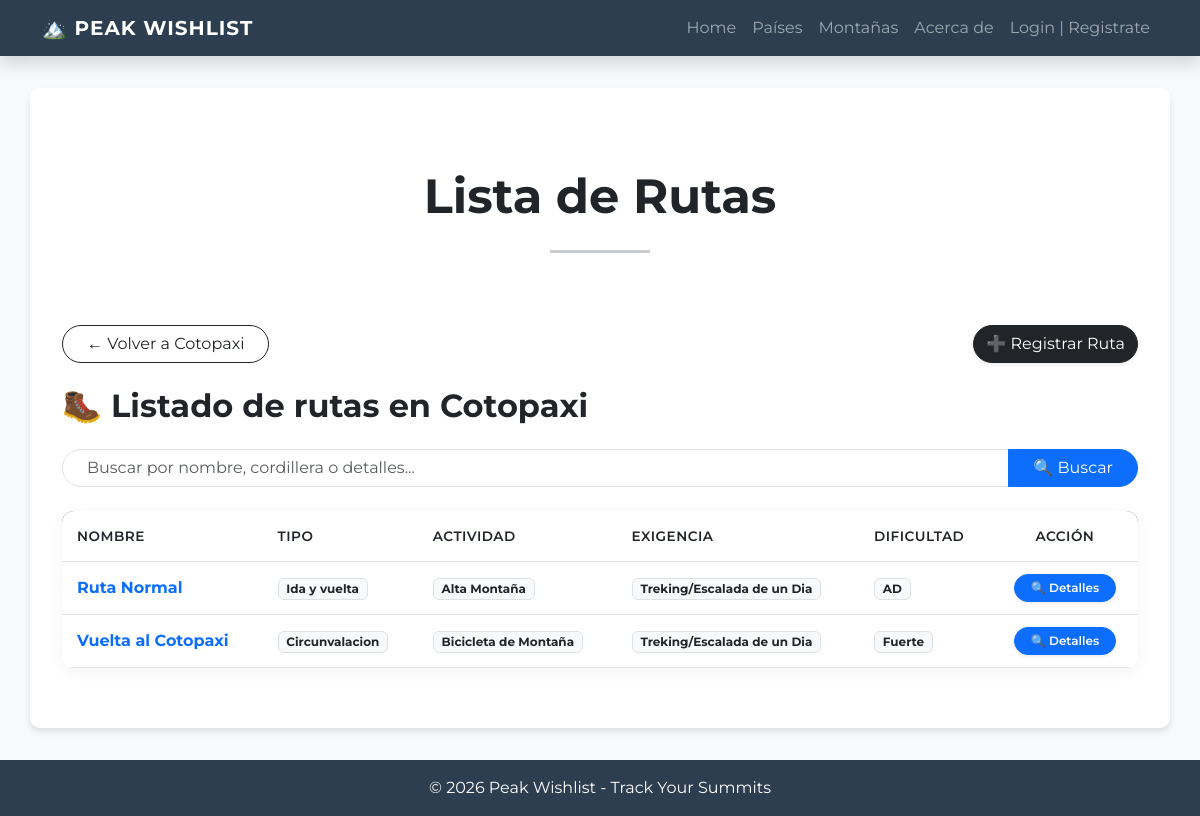
The app's page /montana/rutas/8/ with its own data.
### peak_wishlist/models.py (models this page shows, shortened)
class Ruta(models.Model):
    class DificultadEscalada(models.TextChoices):
        R_56_4C_TRAD = "5.6 - 4c - Trad", "5.6 - 4c - Trad"
        R_56_4C_SPORT = "5.6 - 4c - Sport", "5.6 - 4c - Sport"
        R_57_5A_TRAD = "5.7 - 5a - Trad", "5.7 - 5a - Trad"
        R_57_5A_SPORT = "5.7 - 5a - Sport", "5.7 - 5a - Sport"
        R_58_5B_TRAD = "5.8 - 5b - Trad", "5.8 - 5b - Trad"
        R_58_5B_SPORT = "5.8 - 5b - Sport", "5.8 - 5b - Sport"
        R_59_5C_TRAD = "5.9 - 5c - Trad", "5.9 - 5c - Trad"
        R_59_5C_SPORT = "5.9 - 5c - Sport", "5.9 - 5c - Sport"
        R_510A_6A_TRAD = "5.10a - 6a - Trad", "5.10a - 6a - Trad"
        R_510A_6A_SPORT = "5.10a - 6a - Sport", "5.10a - 6a - Sport"
        R_510B_6A1_TRAD = "5.10b - 6a+ - Trad", "5.10b - 6a+ - Trad"
        R_510B_6A1_SPORT = "5.10b - 6a+ - Sport", "5.10b - 6a+ - Sport"
        R_510C_6B_TRAD = "5.10c - 6b - Trad", "5.10c - 6b - Trad"
        R_510C_6B_SPORT = "5.10c - 6b - Sport", "5.10c - 6b - Sport"
        R_510D_6B1_TRAD = "5.10d - 6b+ - Trad", "5.10d - 6b+ - Trad"
        R_510D_6B1_SPORT = "5.10d - 6b+ - Sport", "5.10d - 6b+ - Sport"
        R_511A_6C_TRAD = "5.11a - 6c - Trad", "5.11a - 6c - Trad"
        R_511A_6C_SPORT = "5.11a - 6c - Sport", "5.11a - 6c - Sport"
        R_511B_6C1_TRAD = "5.11b - 6c+ - Trad", "5.11b - 6c+ - Trad"
        R_511B_6C1_SPORT = "5.11b - 6c+ - Sport", "5.11b - 6c+ - Sport"
        R_511C_7A_TRAD = "5.11c - 7a - Trad", "5.11c - 7a - Trad"
        R_511C_7A_SPORT = "5.11c - 7a - Sport", "5.11c - 7a - Sport"
        R_511D_7A1_TRAD = "5.11d - 7a+ - Trad", "5.11d - 7a+ - Trad"
        R_511D_7A1_SPORT = "5.11d - 7a+ - Sport", "5.11d - 7a+ - Sport"
        R_512A_7B_TRAD = "5.12a - 7b - Trad", "5.12a - 7b - Trad"
        R_512A_7B_SPORT = "5.12a - 7b - Sport", "5.12a - 7b - Sport"
        R_512B_7B1_TRAD = "5.12b - 7b+ - Trad", "5.12b - 7b+ - Trad"
        R_513A_8A_SPORT = "5.13a - 8a - Sport", "5.13a - 8a - Sport"
        R_514A_8C_SPORT = "5.14a - 8c - Sport", "5.14a - 8c - Sport"
        R_515A_9B_SPORT = "5.15a - 9b - Sport", "5.15a - 9b - Sport"
    class DificultadAltaMontana(models.TextChoices):
        F = "F, I/II, 30°", "F, I/II, 30°"
        PD_MINUS = "PD-, II, 35°", "PD-, II, 35°"
        PD = "PD, II+, 40°", "PD, II+, 40°"
        PD_PLUS = "PD+, III, 45°", "PD+, III, 45°"
        AD_MINUS = "AD-, III+, 45°", "AD-, III+, 45°"
        AD = "AD, IV, 50°", "AD, IV, 50°"
        AD_PLUS = "AD+, IV+, 55°", "AD+, IV+, 55°"
        D_MINUS = "D-, V-, 60°", "D-, V-, 60°"
        D = "D, V, 65°", "D, V, 65°"
        D_PLUS = "D+, V+, 70°", "D+, V+, 70°"
        TD_MINUS = "TD-, VI-, 75°", "TD-, VI-, 75°"
        TD = "TD, VI, 80°", "TD, VI, 80°"
        TD_PLUS = "TD+, VI+, 85°", "TD+, VI+, 85°"
        ED1 = "ED1, VII, 90°", "ED1, VII, 90°"
        ED2 = "ED2, VII+, 90°", "ED2, VII+, 90°"
        ED3 = "ED3, VIII, 90°+", "ED3, VIII, 90°+"
        ED4 = "ED4, VIII+, 90°/100°", "ED4, VIII+, 90°/100°"
    class DificultadSenderismo(models.TextChoices):
        T1 = "T1, Senderismo", "T1, Senderismo"
        T2 = "T2, Senderismo de montaña", "T2, Senderismo de montaña"
        T3 = "T3, Senderismo de montaña exigente", "T3, Senderismo de montaña exigente"
        T4 = "T4, Senderismo alpino", "T4, Senderismo alpino"
        T5 = "T5, Senderismo alpino exigente", "T5, Senderismo alpino exigente"
        T6 = "T6, Senderismo alpino difícil", "T6, Senderismo alpino difícil"
    class DificultadMTB(models.TextChoices):
        S0 = "S0, Muy fácil", "S0, Muy fácil"
        S1 = "S1, Fácil", "S1, Fácil"
        S2 = "S2, Moderada", "S2, Moderada"
        S3 = "S3, Difícil", "S3, Difícil"
        S4 = "S4, Muy difícil", "S4, Muy difícil"
        S5 = "S5, Extrema", "S5, Extrema"
    class TipoActividad(models.TextChoices):
        ALTA_MONTANA = 'Alta Montaña'
        ESCALADA_EN_ROCA = 'Escalada'
        TREKKING = 'Trekking'
        MTB = 'Bicicleta de Montaña'
    class TipoTrayecto(models.TextChoices):
        IDA_Y_VUELTA = 'Ida y vuelta'
        Circuito = 'Circuito'
        Travesia = 'Travesia'
        Circunvalacion = 'Circunvalacion'
    class ExigenciaFisica(models.TextChoices):
        UN_DIA_E = 'Treking/escalada de un Dia'
        DOS_DIAS = 'Trekking/escalada de Fin de Semana'
        VARIOS_DIAS = 'Varios Dias en Montaña'
        GRAN_RECORRIDO = 'Gran Recorrido'
        RECORRIDO_LOCAL = 'Recorrido Local'
    class UnidadTiempo(models.TextChoices):
        DIAS = 'Dias'
        HORAS = 'Horas'
    nombre = models.CharField(max_length= 50, null=False, blank=False, default="Ruta Normal")
    actividad = models.CharField(max_length=30, choices=TipoActividad.choices, null=False, blank=False)
    tipo_trayecto = models.CharField(max_length=20, choices=TipoTrayecto.choices, null=False, blank=False)
    exigencia = models.CharField(max_length=50, choices=ExigenciaFisica.choices, null=False, blank=False)
    distancia = models.DecimalField(max_digits=7, decimal_places=2, null=False, blank=False)
    desnivel_positivo = models.DecimalField(max_digits=7, decimal_places=2, null=False, blank=False)
    informacion_general = models.TextField(max_length=250, null=True, blank=True)
    gps_trakking = models.URLField(max_length=100, null=False, blank=False)
    montana = models.ForeignKey(Montana, null=False, blank= False, on_delete=models.CASCADE, verbose_name="montaña")
    equipo_sugerido = models.TextField(max_length=250, null=False, blank=False)
    tiempo_estimado = models.IntegerField(null=False, blank= False)
    unidad_tiempo_estimado = models.CharField(choices=UnidadTiempo.choices, blank=False, null=False)
    dificultad_tecnica = models.CharField(max_length=50, null=False, blank=False)
    observaciones = models.TextField(max_length=200, null=True, blank=True)
    indicaciones_inicio_ruta = models.TextField(max_length=200, null=True, blank=True)

### peak_wishlist/views/ruta.py (the view)
@method_decorator(login_not_required, name='dispatch')
class RutaList(ListView):
    model = Ruta
    template_name = "peak_wishlist/rutas.html"
    context_object_name = "rutas"
    paginate_by = 10
    def get_queryset(self) -> QuerySet[Any]:
        montana_id = self.kwargs.get("montana_id")
        if montana_id:
            self.montana = get_object_or_404(Montana, id=montana_id)
            queryset = Ruta.objects.filter(montana=self.montana).order_by("nombre")
        else:
            self.montana = None
            queryset = Ruta.objects.all().order_by("nombre")
        query = self.request.GET.get("q")
        if query:
            queryset = queryset.filter(Q(nombre__icontains=query))
        return queryset
    def get_context_data(self, **kwargs: Any) -> dict[str, Any]:
        context = super().get_context_data(**kwargs)
        if self.montana:
            context["extension_titulo"] = f"en {self.montana.nombre}"
            context["url_volver"] = reverse_lazy(
                "peak_wishlist:montana_detail",
                kwargs={"pk": self.montana.pk},
            )
            context["volver_label"] = f"Volver a {self.montana.nombre}"
        else:
            context["extension_titulo"] = ""
            context["url_volver"] = reverse_lazy("peak_wishlist:index")
            context["volver_label"] = "Volver al inicio"
        return context

### peak_wishlist/templates/peak_wishlist/rutas.html (shortened to what this page needs)
{% extends 'peak_wishlist/base.html' %}
{% block contenido %}
<div class="text-center py-5">
    <h3 class="display-5 fw-bold text-dark">Lista de Rutas</h3>
    <hr class="my-4 mx-auto" style="width: 100px; border-top: 3px solid #2c3e50;">
</div>
<div class="d-flex flex-column flex-md-row align-items-start justify-content-between gap-3 mb-4">
    <a href="{{ url_volver }}" class="btn btn-outline-dark rounded-pill px-4">
        ← {{ volver_label }}
    </a>
    <a href="{% url 'peak_wishlist:registrar_ruta' montana_id=view.kwargs.montana_id %}"
       class="btn btn-dark rounded-pill shadow-sm">
        ➕ Registrar Ruta
    </a>
</div>
<h2 class="mb-4 text-dark fw-bold">🥾 Listado de rutas {{ extension_titulo }}</h2>
{% include 'peak_wishlist/componentes/search_bar.html' %}
<div class="table-container-custom table-responsive">
    <table class="table table-custom mb-0">
        <thead>
            <tr>
                <th>Nombre</th>
                <th>Tipo</th>
                <th>Actividad</th>
                <th>Exigencia</th>
                <th>Dificultad</th>
                <th class="text-center">Acción</th>
            </tr>
        </thead>
        <tbody>
            {% for ruta in rutas %}
            <tr>
                <td class="fw-bold text-primary">{{ ruta.nombre }}</td>
                <td>
                    <span class="badge bg-light text-dark border">
                        {{ ruta.tipo_trayecto }}
                    </span>
                </td>
                <td>
                    <span class="badge bg-light text-dark border">
                        {{ ruta.actividad }}
                    </span>
                </td>
                <td>
                    <span class="badge bg-light text-dark border">
                        {{ ruta.exigencia }}
                    </span>
                </td>
                <td >
                    <span class="badge bg-light text-dark border">
                        {{ ruta.dificultad_tecnica }}
                    </span>
                </td>
                <td class="text-center">
                    <a href="{% url 'peak_wishlist:ruta_detail' ruta.pk %}"
                       class="btn btn-sm btn-primary rounded-pill shadow-sm px-3"
                       style="font-size: 0.75rem; font-weight: 600;">
                        🔍 Detalles
                    </a>
                </td>
            </tr>
            {% empty %}
            <tr>
                <td colspan="7" class="text-center py-4 text-muted">
                    No hay Rutas registradas todavía.
                </td>
            </tr>
            {% endfor %}
        </tbody>
    </table>
</div>
{% endblock contenido %}

### peak_wishlist/templates/peak_wishlist/base.html (style rules this page uses)
body { font-family: 'Montserrat', sans-serif; background-color: #f8f9fa; }
.table-container-custom { background: white; border-radius: 12px; overflow: hidden; box-shadow: 0 4px 15px rgba(0,0,0,0.05); }
.table-custom thead { background-color: #2c3e50; color: white; }
.table-custom th { font-weight: 600; text-transform: uppercase; font-size: 0.85rem; letter-spacing: 0.5px; padding: 15px !important; }
.table-custom td { padding: 12px 15px !important; vertical-align: middle; }
.btn-sm.rounded-pill { transition: all 0.3s ease; }

### records on screen
Ruta: nombre "Ruta Normal", tipo_trayecto "Ida y vuelta", actividad "Alta Montaña", exigencia "Treking/Escalada de un Dia", dificultad_tecnica "AD"
Ruta: nombre "Vuelta al Cotopaxi", tipo_trayecto "Circunvalacion", actividad "Bicicleta de Montaña", exigencia "Treking/Escalada de un Dia", dificultad_tecnica "Fuerte"

### other values on screen
{{ volver_label }} "Volver a Cotopaxi"
{{ extension_titulo }} "en Cotopaxi"
